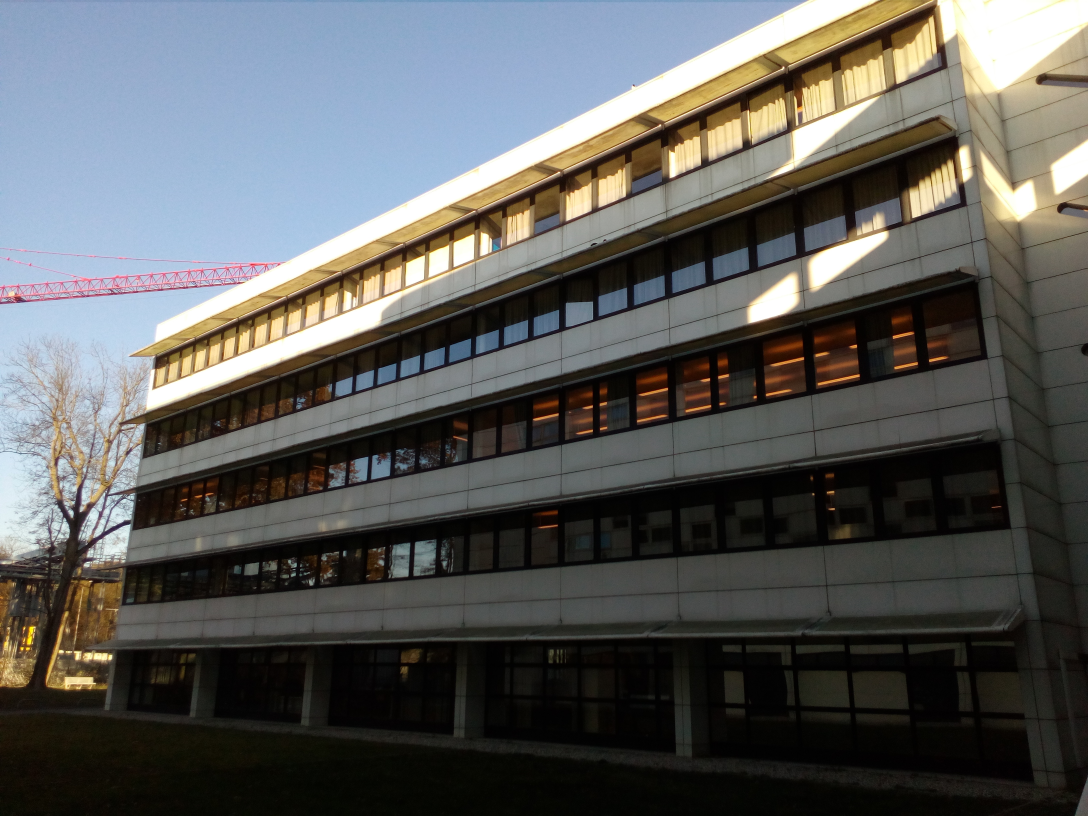
//> input picture TP1/images/IMG_20181119_094243.jpg, 3264 x 2448 px (shown at 1/3 size)
$ ./stereomatch ../../TP1/images/IMG_20181119_094243.jpg ../../TP1/images/IMG_20181119_094302.jpg   (built with g++ and OpenCV 4, older OpenCV classes emulated)
//> lines starting //> are read from the running program, lines starting //| are printed output that depends on the picture

#include "opencv2/highgui/highgui.hpp"
#include "opencv2/imgproc/imgproc.hpp"
#include "opencv2/calib3d/calib3d.hpp"
#include <iostream>
#include <stdio.h>
#include <stdlib.h>

using namespace cv;
using namespace std;

int main(int, char** argv)
{

       Mat leftRGB = imread(argv[1],1);
//> leftRGB is the input picture: 2448 rows x 3264 cols, CV_8UC3; mean B, G, R 91.3, 92.7, 91.9
       Mat rightRGB = imread(argv[2],1);
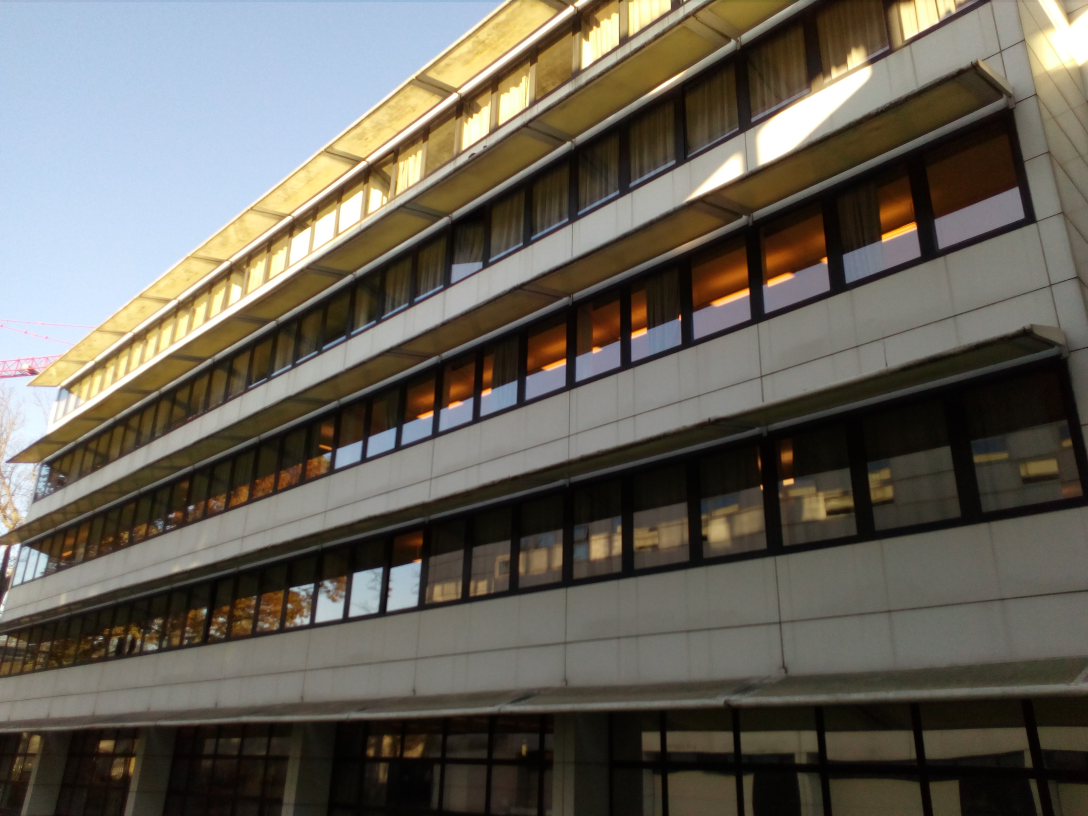
//> input picture TP1/images/IMG_20181119_094302.jpg, 3264 x 2448 px (shown at 1/3 size)
//> rightRGB is the input picture: 2448 rows x 3264 cols, CV_8UC3; mean B, G, R 89.8, 99.3, 103.8
       Mat left;
       Mat right;
       cvtColor(leftRGB, left, CV_BGR2GRAY);
       cvtColor(rightRGB, right, CV_BGR2GRAY);
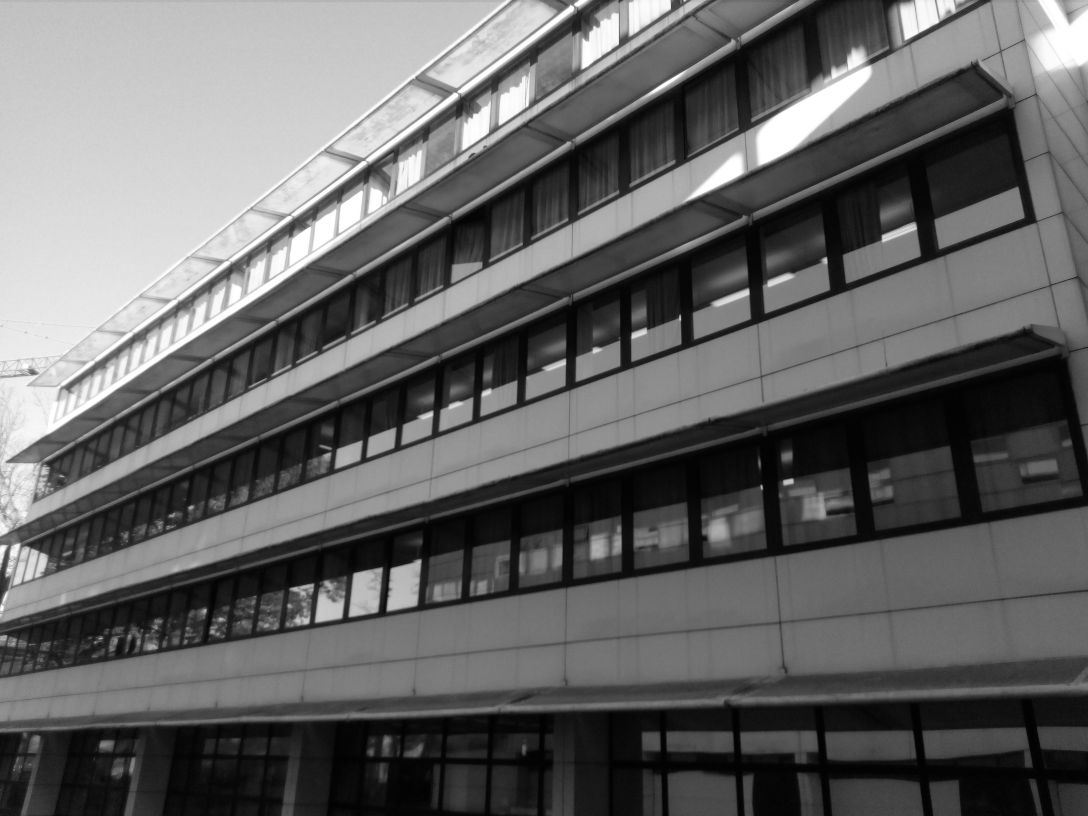
//> right: 2448 rows x 3264 cols, CV_8UC1 (shown at 1/3 size); min 0, max 255, mean 99.6
       Mat resLeft, resRight;
       // add your code here
 	StereoBM sbm;
	sbm.state->SADWindowSize = 9;
	sbm.state->numberOfDisparities = 112;
	sbm.state->preFilterSize = 5;
	sbm.state->preFilterCap = 61;
	sbm.state->minDisparity = -39;
	sbm.state->textureThreshold = 507;
	sbm.state->uniquenessRatio = 0;
	sbm.state->speckleWindowSize = 0;
	sbm.state->speckleRange = 8;
	sbm.state->disp12MaxDiff = 1;

	sbm(left, right, resLeft);
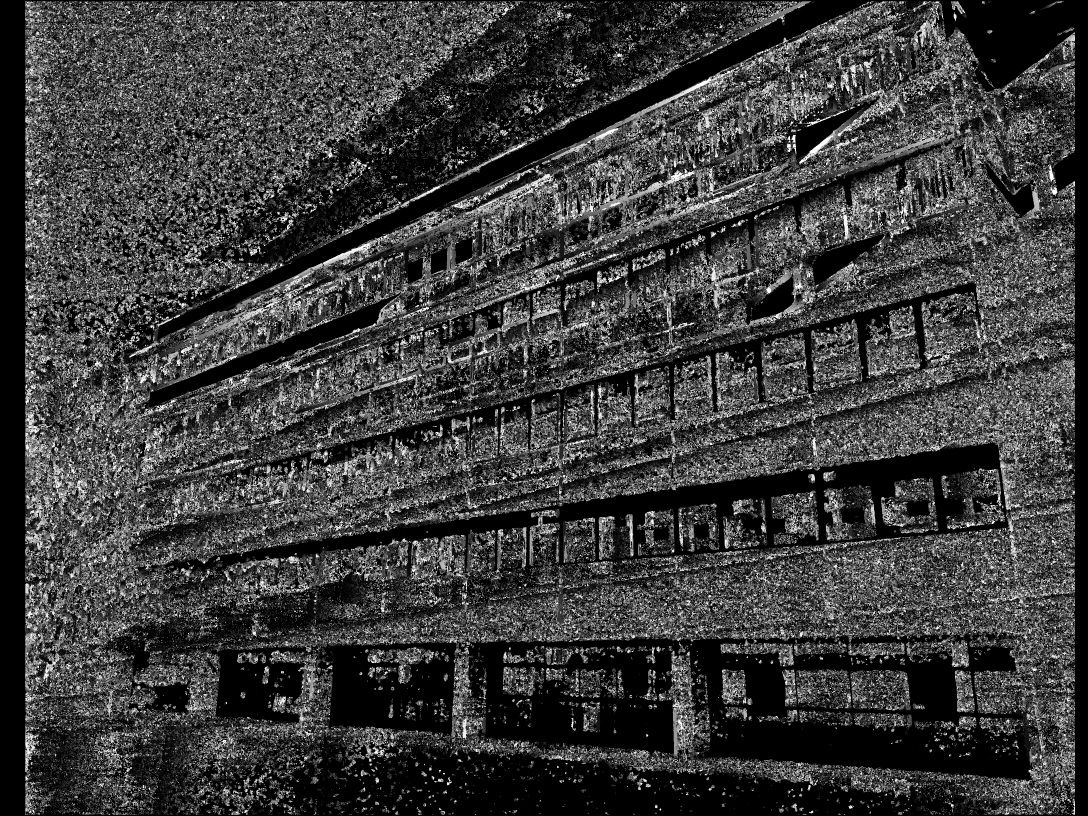
//> resLeft: 2448 rows x 3264 cols, CV_16SC1 (shown at 1/3 size); min -640, max 1152, mean -216.8; drawn with min black and max white
	normalize(resLeft, resRight, 0, 255, CV_MINMAX, CV_8U);

	StereoSGBM sgbm;
	sgbm.SADWindowSize = 5;
	sgbm.numberOfDisparities = 192;
	sgbm.preFilterCap = 4;
	sgbm.minDisparity = -64;
	sgbm.uniquenessRatio = 1;
	sgbm.speckleWindowSize = 150;
	sgbm.speckleRange = 2;
	sgbm.disp12MaxDiff = 10;
	sgbm.fullDP = false;
	sgbm.P1 = 600;
	sgbm.P2 = 2400;

	sgbm(left, right, resLeft);
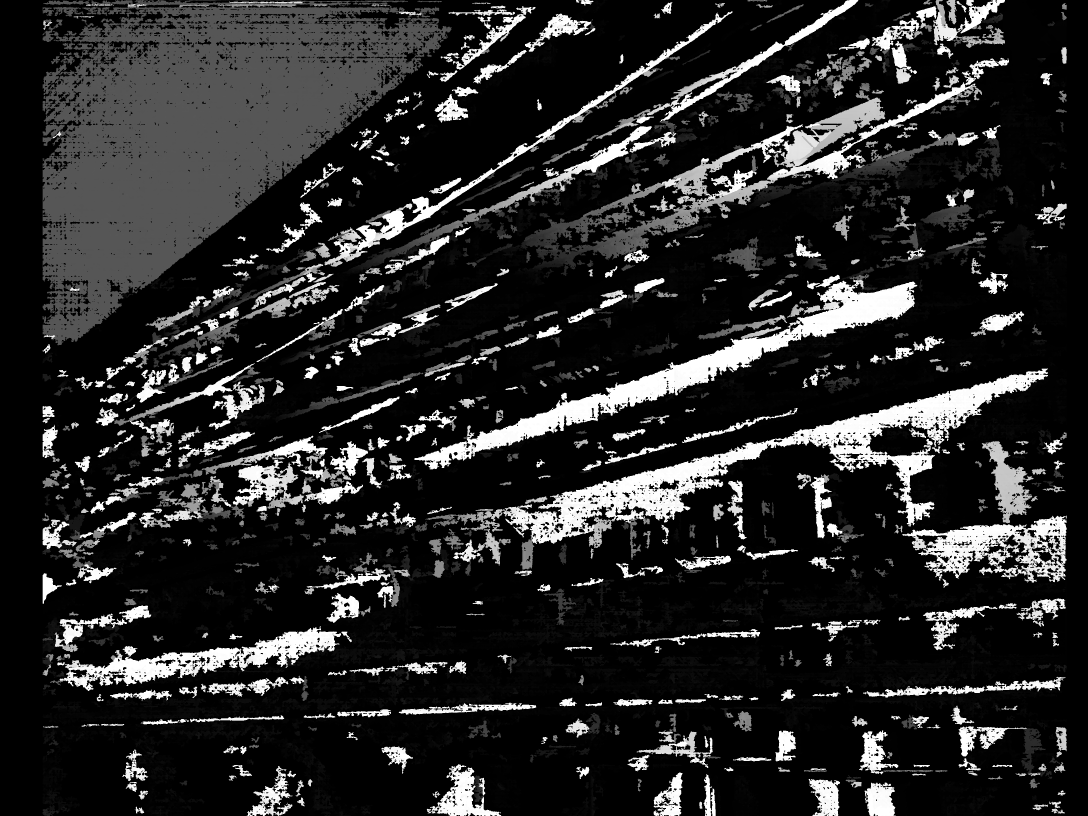
//> resLeft: 2448 rows x 3264 cols, CV_16SC1 (shown at 1/3 size); min -1040, max 2032, mean -551.5; drawn with min black and max white
	normalize(resLeft, resRight, 0, 255, CV_MINMAX, CV_8U);

	imshow("match Left1 " , resLeft);
	imshow("match Right1 ", resRight);
	imwrite("resLeftF2.png", resLeft);
	imwrite("resRightF2.png", resRight);
        cvWaitKey(0);

       return 0;
}
